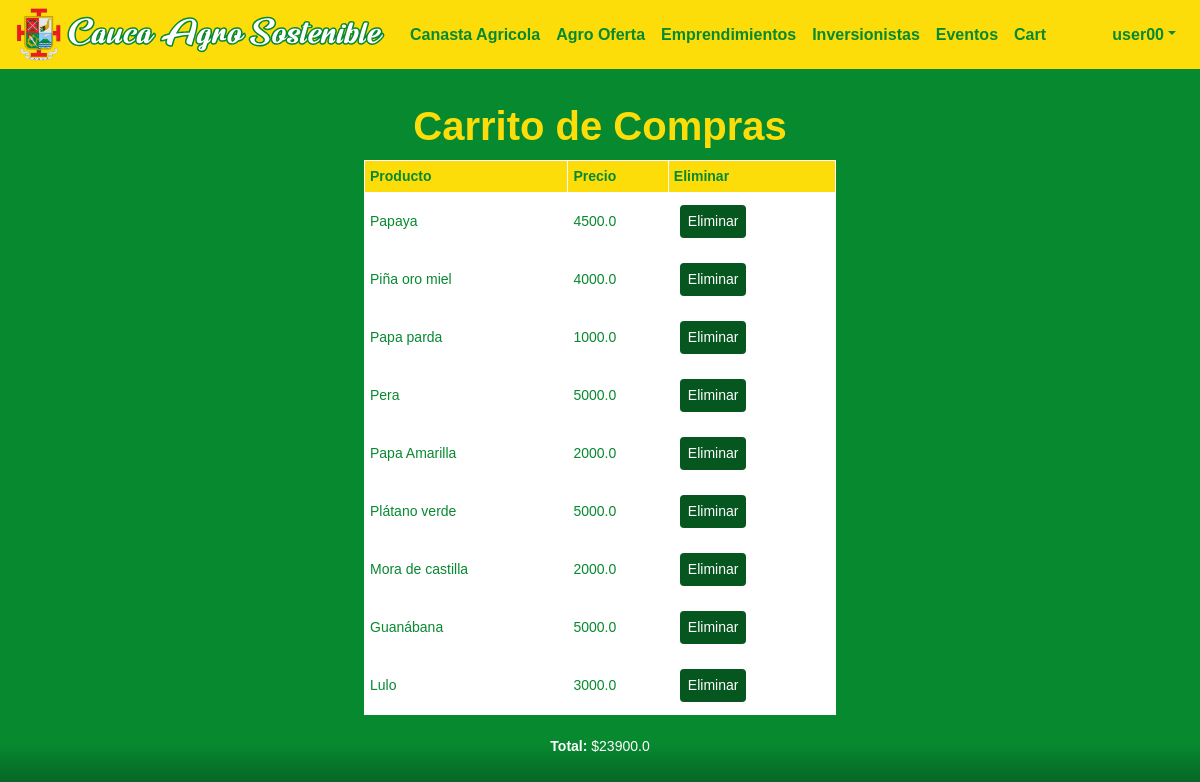
The app's page /cart (signed in), older data.
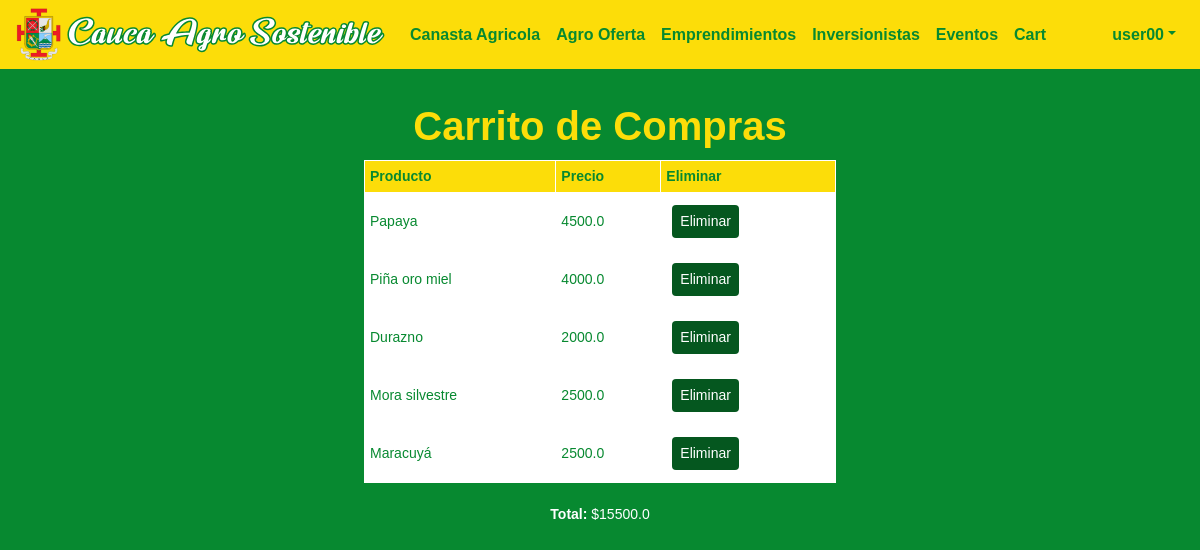
The same page, newer data.
### caucaSostenible/models.py (models this page shows)
class BillDetail(models.Model):
   bill = models.ForeignKey(Bill, on_delete=models.CASCADE)
   product = models.ForeignKey(Product, on_delete=models.CASCADE)
   class Meta: # Composite pk
        unique_together = (('bill', 'product'),)

class Product(models.Model):
   name = models.CharField(max_length=60)
   price = models.FloatField()
   discount = models.FloatField()
   description = models.CharField(max_length=300)
   imgURL = models.CharField(max_length=300)

class Bill(models.Model):
   user = models.ForeignKey(User, on_delete=models.CASCADE)
   total = models.FloatField()

### caucaSostenible/views.py (the view)
# urls.py: path("cart", views.cart_view, name="cart"),
def cart_view(request):
    bill = Bill.objects.get(user=request.user)
    if bill:
        billDetails = BillDetail.objects.all().filter(bill=bill)
    return render(request, "general/cart.html", {"bill": bill, "billDetails": billDetails})

### caucaSostenible/templates/general/cart.html (shortened to what this page needs)
{% extends "general/layout.html" %}
{% load static %}
{% load mathfilters %}
{% block body %}
<div id="main-container">
    <h1>
        <center>Carrito de Compras</center>
    </h1>
    <center>
        {% if billDetails %}
            <table>
                <thead>
                    <th><b>Producto</b></th>
                    <th><b>Precio</b></th>
                    <th><b>Eliminar</b></th>
                </thead>
                <tbody>
                    {% for billDetail in billDetails %}
                    <tr>
                        <td>{{billDetail.product.name}}</td>
                        <td>{{billDetail.product.price|sub:billDetail.product.discount}}</td>
                        <td>
                            <button class="common-button" onclick="removeProduct('{{billDetail.product.id}}')">Eliminar</button>
                        </td>
                    </tr>
                    {% endfor %}
                </tbody>
            </table>
            <br>
            <p class="common-text"><b>Total:</b> ${{bill.total}}</p>
        {% else %}
            <p class="common-text">No hay productos aun.</p>
        {% endif %}
    </center>
{% endblock %}

Row changes from the older to the newer data that the page shows:
removed BillDetail: product.name "Papa parda", product.price|sub "1000.0"
removed BillDetail: product.name "Pera", product.price|sub "5000.0"
removed BillDetail: product.name "Papa Amarilla", product.price|sub "2000.0"
removed BillDetail: product.name "Plátano verde", product.price|sub "5000.0"
removed BillDetail: product.name "Mora de castilla", product.price|sub "2000.0"
removed BillDetail: product.name "Guanábana", product.price|sub "5000.0"
removed BillDetail: product.name "Lulo", product.price|sub "3000.0"
added BillDetail: product.name "Durazno", product.price|sub "2000.0"
added BillDetail: product.name "Mora silvestre", product.price|sub "2500.0"
added BillDetail: product.name "Maracuyá", product.price|sub "2500.0"
changed Bill: total "23900.0" → "15500.0"
